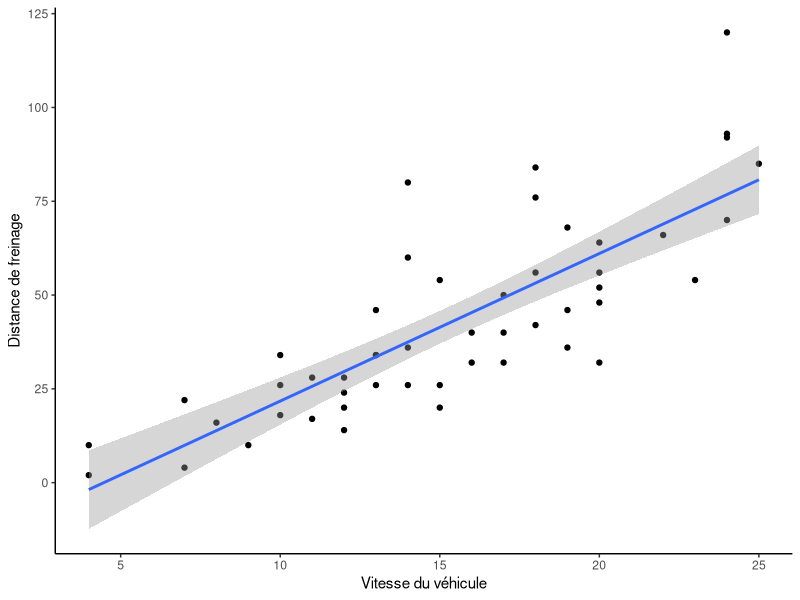
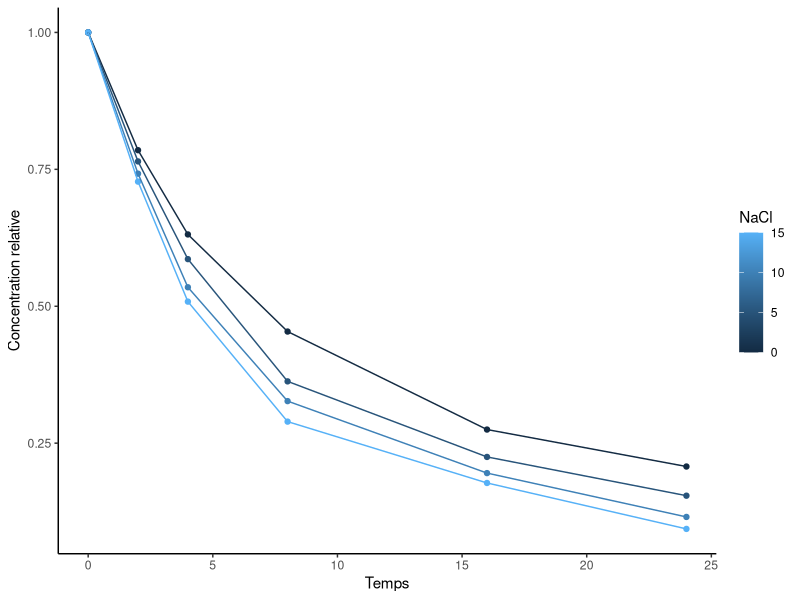

Source code (R) for these figures, in order:
## ---- chunk 1
rm(list=ls())
## ---- chunk 2
library(ggplot2) # pour les graphiques
data(cars)
str(cars)
mod<-lm(dist~speed,data=cars)
p<-ggplot(data=cars,aes(x=speed,y=dist))+geom_point()+
  theme_classic()+labs(x="Vitesse du véhicule",y="Distance de freinage")+
  geom_smooth(method="lm") # Permet d'avoir une estimation de la pente de régression linéaire
print(p)
## ---- chunk 3
library(lme4)
library(emmeans)
data("Theoph")
mod<-lmer(conc~Subject+(1|Time),data=Theoph)
# mod$residuals
resid(mod)
emmeans(mod,c("Subject"))
## ---- chunk 4
# head(lactose)
library(ggplot2)
lactose<-read.table(file="Regression/74249_betalacto.txt",header=T) 
# Lien d'origine : http://math.agrocampus-ouest.fr/infoglueDeliverLive/digitalAssets/74249_betalacto.txt
p<-ggplot(data=lactose,aes(x=Temps,y=CtRel,colour=NaCl))+
  geom_point()+geom_line(aes(group=NaCl))+
  labs(x="Temps",y="Concentration relative")+
  theme_classic()
print(p)
## ---- chunk 5
head(lactose)
y=log(lactose$CtRel)
x=lactose$Temps 
lm(y[x<=8]~-1+x[x<=8]) # On obtient le l coefficient via l'équation à la tangeante
## ---- chunk 6
nls(CtRel~(1+(mu-1)*k*Temps*1^(mu-1))^(1/(1-mu)),data=lactose,start=list(k=0.41,mu=1.5))
## ---- chunk 7
mod<-nls(CtRel~(1+(nu-1)*k*Temps)^(1/(1-nu)),data=lactose,start=list(k=0.41,nu=1.5))
mod0<-nls(CtRel~(1+(nu-1)*k*Temps)^(1/(1-nu)),data=lactose[1:6,],start=list(k=0.41,nu=1.5))
mod5<-nls(CtRel~(1+(nu-1)*k*Temps)^(1/(1-nu)),data=lactose[7:12,],start=list(k=0.41,nu=1.5))
mod10<-nls(CtRel~(1+(nu-1)*k*Temps)^(1/(1-nu)),data=lactose[13:18,],start=list(k=0.41,nu=1.5))
mod15<-nls(CtRel~(1+(nu-1)*k*Temps)^(1/(1-nu)),data=lactose[19:24,],start=list(k=0.41,nu=1.5))
k0<-summary(mod0)$parameter[1:2,1]
k5<-summary(mod5)$parameter[1:2,1]
k10<-summary(mod10)$parameter[1:2,1]
k15<-summary(mod15)$parameter[1:2,1]
k<-rbind(k0,k5,k10,k15)
k<-as.data.frame(k)
k[,3]<-c(0,5,10,15)
names(k)<-c("k","nu","NaCl")
# Régression linéaire et analyse d'Anova
lm(k~NaCl,data=k)
library(car)
Anova(mod=lm(k~NaCl,data=k), type="III")
Anova(mod=lm(nu~NaCl,data=k),type="III")
## ---- chunk 8
SCER<-sum((residuals(mod))^2)
SCER0<-sum((residuals(mod0))^2)
SCER5<-sum((residuals(mod5))^2)
SCER10<-sum((residuals(mod10))^2)
SCER15<-sum((residuals(mod15))^2)
SCERss<-SCER0+SCER5+SCER10+SCER15
fis<-((SCER-SCERss)/6)/(SCERss/16) 
pf(fis,6,16,lower.tail=FALSE)
